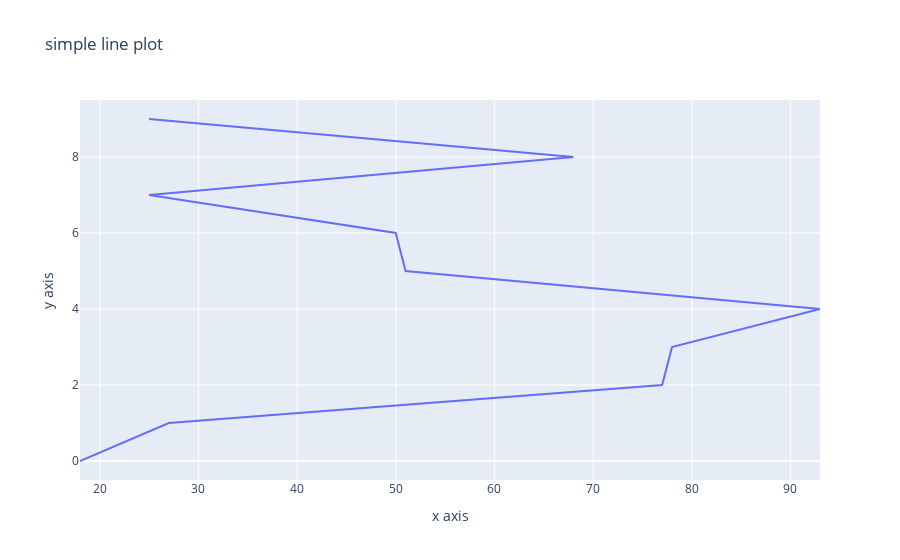

Notebook cell for this chart:
### Code cell
n=px.line(ran,ran1,title='simple line plot')
n.update_layout(xaxis_title='x axis', yaxis_title='y axis')
n

### Figure 1 — Plotly figure (JSON) as saved in the notebook; plotly's stock layout.template omitted (floating-point values rounded to 4 significant figures)
{"data": [{"hovertemplate": "x=%{x}<br>index=%{y}<extra></extra>", "legendgroup": "", "line": {"color": "#636efa", "dash": "solid"}, "marker": {"symbol": "circle"}, "mode": "lines", "name": "", "orientation": "h", "showlegend": false, "type": "scatter", "x": [18, 27, 77, 78, 93, 51, 50, 25, 68, 25], "xaxis": "x", "y": [0, 1, 2, 3, 4, 5, 6, 7, 8, 9], "yaxis": "y"}], "layout": {"autosize": true, "legend": {"tracegroupgap": 0}, "title": {"text": "simple line plot"}, "xaxis": {"anchor": "y", "autorange": true, "domain": [0, 1], "range": [18, 93], "title": {"text": "x axis"}, "type": "linear"}, "yaxis": {"anchor": "x", "autorange": true, "domain": [0, 1], "range": [-0.5, 9.5], "title": {"text": "y axis"}, "type": "linear"}}}
